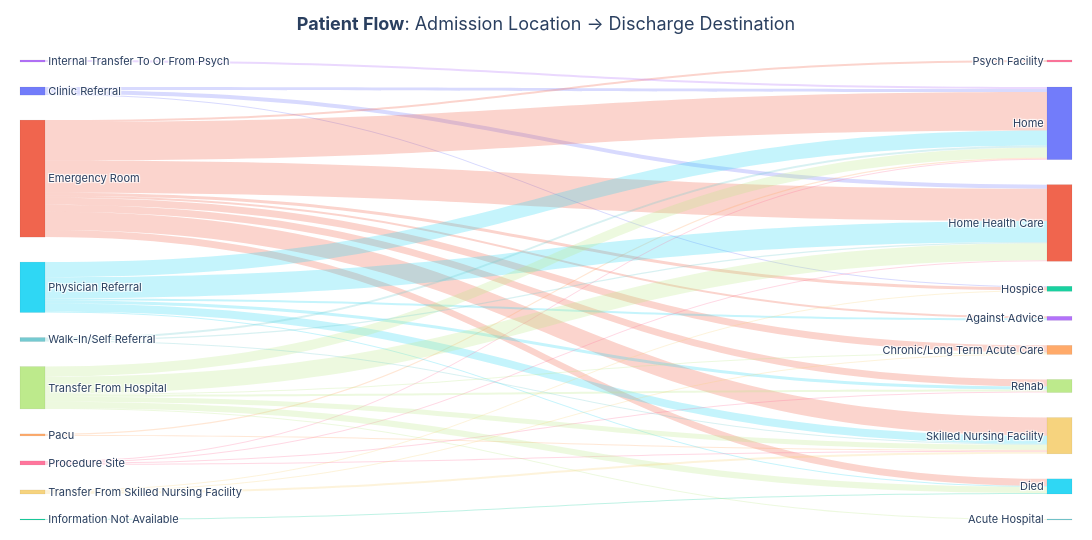

Write notebook code for a chart like this one.
### Code cell
import plotly.graph_objects as go
from IPython.display import display

# Build the flow data: admission_location -> discharge_location
flow = patient_admissions.groupby(['admission_location', 'discharge_location']).size().reset_index(name='count')

# Get unique labels
sources = flow['admission_location'].unique().tolist()
targets = flow['discharge_location'].unique().tolist()
labels = sources + targets

# Map to indices
source_indices = [labels.index(s) for s in flow['admission_location']]
target_indices = [labels.index(t) for t in flow['discharge_location']]

# Modern color palette - vibrant gradients
node_colors_src = [
    'rgba(99,110,250,0.9)',   # indigo
    'rgba(239,85,59,0.9)',    # coral
    'rgba(0,204,150,0.9)',    # teal
    'rgba(171,99,250,0.9)',   # purple
    'rgba(255,161,90,0.9)',   # orange
    'rgba(25,211,243,0.9)',   # cyan
    'rgba(255,102,146,0.9)', # pink
    'rgba(182,232,128,0.9)', # lime
    'rgba(246,207,113,0.9)', # gold
    'rgba(102,197,204,0.9)', # seafoam
]

node_colors_tgt = [
    'rgba(99,110,250,0.9)',
    'rgba(239,85,59,0.9)',
    'rgba(0,204,150,0.9)',
    'rgba(171,99,250,0.9)',
    'rgba(255,161,90,0.9)',
    'rgba(25,211,243,0.9)',
    'rgba(255,102,146,0.9)',
    'rgba(182,232,128,0.9)',
    'rgba(246,207,113,0.9)',
    'rgba(102,197,204,0.9)',
    'rgba(220,176,242,0.9)',
    'rgba(159,211,86,0.9)',
]

# Assign node colors
all_node_colors = [node_colors_src[i % len(node_colors_src)] for i in range(len(sources))] + \
                  [node_colors_tgt[i % len(node_colors_tgt)] for i in range(len(targets))]

# Link colors: semi-transparent version of source node color
link_colors = [node_colors_src[labels.index(s) % len(node_colors_src)].replace('0.9', '0.25') for s in flow['admission_location']]

fig = go.Figure(data=[go.Sankey(
    arrangement='snap',
    node=dict(
        pad=25,
        thickness=25,
        line=dict(color='rgba(0,0,0,0.1)', width=0.5),
        label=[l.title() for l in labels],
        color=all_node_colors,
        hovertemplate='%{label}<br>Total: %{value} patients<extra></extra>',
    ),
    link=dict(
        source=source_indices,
        target=target_indices,
        value=flow['count'].tolist(),
        color=link_colors,
        hovertemplate='%{source.label} → %{target.label}<br>Patients: %{value}<extra></extra>',
    )
)])

fig.update_layout(
    title=dict(
        text='<b>Patient Flow</b>: Admission Location → Discharge Destination',
        font=dict(size=18, family='Inter, Arial, sans-serif'),
        x=0.5,
        xanchor='center'
    ),
    font=dict(size=11, family='Inter, Arial, sans-serif'),
    template='plotly_white',
    width=1280,
    height=540,
    margin=dict(l=20, r=20, t=60, b=20),
)

fig.show()

# Top 10 admission -> discharge flows
top_flows = (
    flow.sort_values('count', ascending=False)
    .head(10)
    .rename(columns={'admission_location': 'Admission', 'discharge_location': 'Discharge', 'count': 'Patients'})
    .reset_index(drop=True)
)
display(top_flows)

### Figure 1 — Plotly figure (JSON) as saved in the notebook; plotly's stock layout.template omitted (floating-point values rounded to 4 significant figures)
{"data": [{"arrangement": "snap", "link": {"color": ["rgba(99,110,250,0.25)", "rgba(99,110,250,0.25)", "rgba(99,110,250,0.25)", "rgba(239,85,59,0.25)", "rgba(239,85,59,0.25)", "rgba(239,85,59,0.25)", "rgba(239,85,59,0.25)", "rgba(239,85,59,0.25)", "rgba(239,85,59,0.25)", "rgba(239,85,59,0.25)", "rgba(239,85,59,0.25)", "rgba(239,85,59,0.25)", "rgba(0,204,150,0.25)", "rgba(171,99,250,0.25)", "rgba(255,161,90,0.25)", "rgba(255,161,90,0.25)", "rgba(25,211,243,0.25)", "rgba(25,211,243,0.25)", "rgba(25,211,243,0.25)", "rgba(25,211,243,0.25)", "rgba(25,211,243,0.25)", "rgba(25,211,243,0.25)", "rgba(255,102,146,0.25)", "rgba(255,102,146,0.25)", "rgba(255,102,146,0.25)", "rgba(255,102,146,0.25)", "rgba(182,232,128,0.25)", "rgba(182,232,128,0.25)", "rgba(182,232,128,0.25)", "rgba(182,232,128,0.25)", "rgba(182,232,128,0.25)", "rgba(182,232,128,0.25)", "rgba(182,232,128,0.25)", "rgba(246,207,113,0.25)", "rgba(246,207,113,0.25)", "rgba(246,207,113,0.25)", "rgba(102,197,204,0.25)", "rgba(102,197,204,0.25)", "rgba(102,197,204,0.25)"], "hovertemplate": "%{source.label} → %{target.label}<br>Patients: %{value}<extra></extra>", "source": [0, 0, 0, 1, 1, 1, 1, 1, 1, 1, 1, 1, 2, 3, 4, 4, 5, 5, 5, 5, 5, 5, 6, 6, 6, 6, 7, 7, 7, 7, 7, 7, 7, 8, 8, 8, 9, 9, 9], "target": [10, 11, 12, 13, 14, 15, 10, 11, 12, 16, 17, 18, 15, 10, 10, 18, 13, 15, 10, 11, 17, 18, 10, 11, 17, 18, 19, 14, 15, 10, 11, 17, 18, 14, 12, 18, 10, 11, 18], "value": [3, 4, 1, 2, 7, 7, 38, 32, 3, 2, 7, 18, 1, 2, 1, 1, 2, 1, 15, 21, 3, 8, 1, 1, 1, 1, 1, 1, 6, 10, 17, 2, 5, 1, 1, 2, 2, 1, 1]}, "node": {"color": ["rgba(99,110,250,0.9)", "rgba(239,85,59,0.9)", "rgba(0,204,150,0.9)", "rgba(171,99,250,0.9)", "rgba(255,161,90,0.9)", "rgba(25,211,243,0.9)", "rgba(255,102,146,0.9)", "rgba(182,232,128,0.9)", "rgba(246,207,113,0.9)", "rgba(102,197,204,0.9)", "rgba(99,110,250,0.9)", "rgba(239,85,59,0.9)", "rgba(0,204,150,0.9)", "rgba(171,99,250,0.9)", "rgba(255,161,90,0.9)", "rgba(25,211,243,0.9)", "rgba(255,102,146,0.9)", "rgba(182,232,128,0.9)", "rgba(246,207,113,0.9)", "rgba(102,197,204,0.9)"], "hovertemplate": "%{label}<br>Total: %{value} patients<extra></extra>", "label": ["Clinic Referral", "Emergency Room", "Information Not Available", "Internal Transfer To Or From Psych", "Pacu", "Physician Referral", "Procedure Site", "Transfer From Hospital", "Transfer From Skilled Nursing Facility", "Walk-In/Self Referral", "Home", "Home Health Care", "Hospice", "Against Advice", "Chronic/Long Term Acute Care", "Died", "Psych Facility", "Rehab", "Skilled Nursing Facility", "Acute Hospital"], "line": {"color": "rgba(0,0,0,0.1)", "width": 0.5}, "pad": 25, "thickness": 25}, "type": "sankey"}], "layout": {"font": {"family": "Inter, Arial, sans-serif", "size": 11}, "height": 540, "margin": {"b": 20, "l": 20, "r": 20, "t": 60}, "title": {"font": {"family": "Inter, Arial, sans-serif", "size": 18}, "text": "<b>Patient Flow</b>: Admission Location → Discharge Destination", "x": 0.5, "xanchor": "center"}, "width": 1280}}
